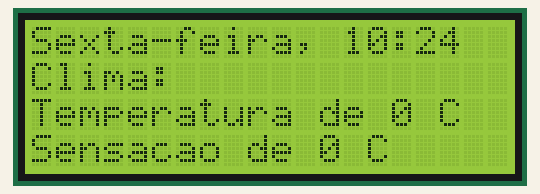
The program below on a simulated ESP32-S3. Parts: 20×4 character LCD. WiFi joins after 1.5 s; servers stay silent unless stated; uploads are accepted with an empty reply; the local clock reads 2024-03-15 10:24:30 at power-on unless the program sets it; what the program prints to the serial monitor is not drawn.

Above: at 2.3 s.
At 90.2 s:
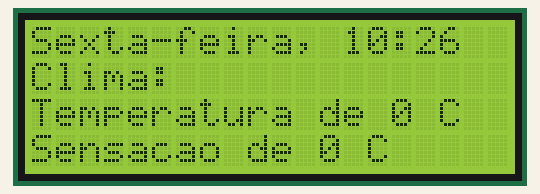

The program:

main.cpp
```cpp
#include <Arduino.h>
#include <WiFi.h>
#include <HTTPClient.h>
#include <LiquidCrystal_I2C.h>
#include <time.h>

LiquidCrystal_I2C lcd(0x27, 20, 4);

String pedirParaApiClima(String codigo);

const char *nomeRedeWiFi = "SENAI EDUCACIONAL"; // porque nao sao string?
const char *senhaRede = "info@134";
const String enderecoApi = "https://wttr.in/sao+caetano+do+sul?m&lang=pt&format=";

//* ----------------------------------SERVIDORES NTP----------------------------------
const char *NTP1 = "a.st1.ntp.br";
const char *NTP2 = "pool.ntp.org";
const char *FUSO = "<-03>3";
const char* DIAS[] = {"Domingo", "Segunda", "Terca", "Quarta", "Quinta", "Sexta", "Sabado"};
//? colocamos primeiro o nosso fuso horario e, em seguida, quantas horas precisamos somar para
//? chegar no horario 00:00 (no nosso caso, +3).

void setup()
{
    Serial.begin(115200);

    lcd.init();
    lcd.backlight();

    WiFi.begin(nomeRedeWiFi, senhaRede);

    Serial.print("\n\rIniciando conexao WiFi\n\r");

    while (WiFi.status() != WL_CONNECTED)
    {
        Serial.print("#");
        delay(500);
    }

    Serial.print("\n\rConectado com sucesso!\n\r");
    Serial.printf("Endereco IP: %s\n\r", WiFi.localIP().toString().c_str());
    Serial.printf("Endereco MAC: %s\n\r", WiFi.macAddress().c_str());

    //* Configuracao de fuso e servidores NTP e inicia a sincronizacao
    //* Se o programa nao conseguir se conectar ao servidor 1 (NTP1), ele
    //* utilizará o servidor 2 (NTP2).
    configTzTime(FUSO, NTP1, NTP2);

    struct tm agora;

    Serial.print("\n\rSincronizando hora\n\r");

    while (!getLocalTime(&agora)) //? o parametro é o endereco da estrutura tipo tm
    {
        Serial.print(".");
        delay(500);
    }

    Serial.print("\n\rHora sincronizada!");
}

void loop() // programa do lcd deve estar no loop
{
    String clima;
    String temperatura;
    String sensacaoTermica;

    struct tm agora;

    clima = pedirParaApiClima("%C");
    temperatura = pedirParaApiClima("%t").toInt();
    sensacaoTermica = pedirParaApiClima("%f").toInt();

    if(getLocalTime(&agora))
    {
        lcd.setCursor(0,0);
        lcd.printf("%s-feira, %02d:%02d", DIAS[agora.tm_wday], agora.tm_hour, agora.tm_min);
        //? wday = weekday
    }

    lcd.setCursor(0, 1);
    lcd.printf("Clima: %s", clima.c_str());
    lcd.setCursor(0, 2);
    lcd.printf("Temperatura de %d C", temperatura.toInt());
    lcd.setCursor(0, 3);
    lcd.printf("Sensacao de %d C", sensacaoTermica.toInt());
}

String pedirParaApiClima(String codigo)
{
    HTTPClient http;

    http.begin(enderecoApi + codigo);

    int codigoHTTP = http.GET(); // http codes

    String resposta;

    if (codigoHTTP == 200)
    {
        resposta = http.getString(); // pega o texto da pagina
    }
    else
    {
        Serial.printf("Deu erro. Código: %d", codigoHTTP);
    }

    http.end();

    return resposta;
}
```

Measured:
- what the display in image 0 shows lasts 28.2 s, from 2.2 s to 30.4 s
